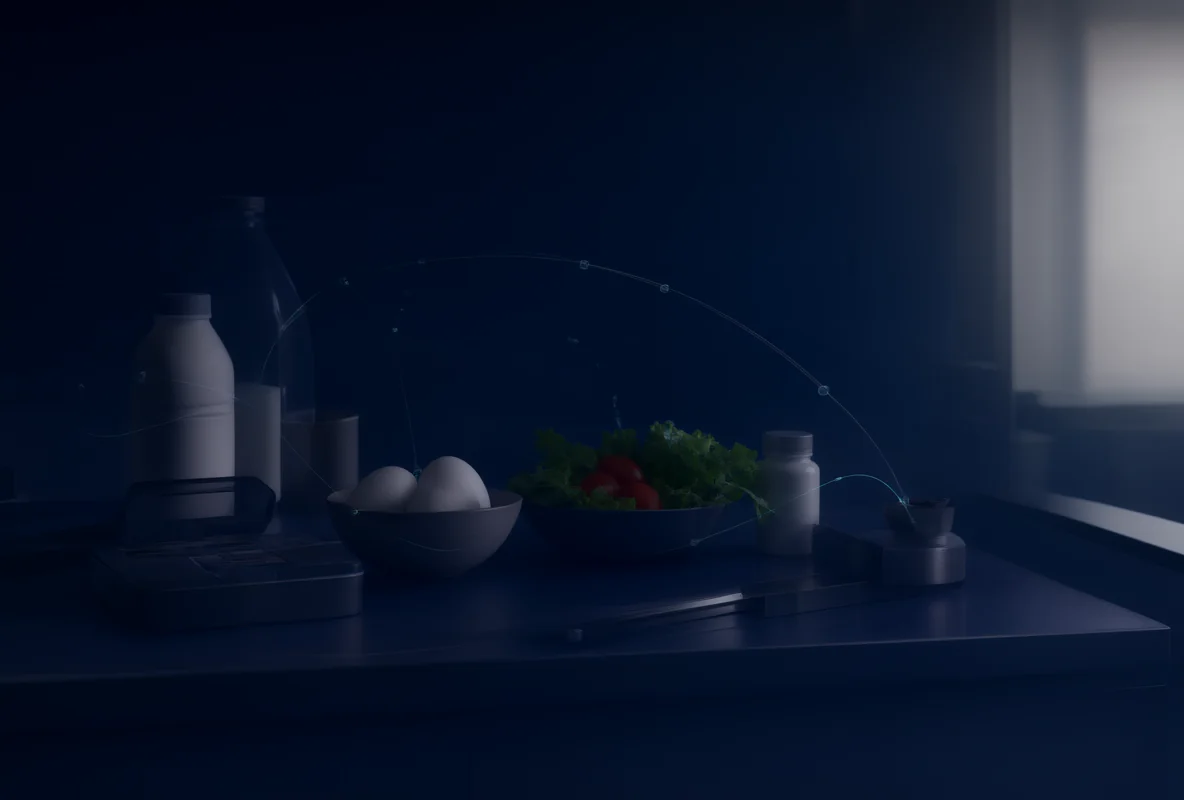
#> input picture website/assets/resources.webp, 1184 x 800 px
$ python -i compose_web_cover.py   (imports and definitions only)
#> lines starting #> are read from the running program, lines starting #| are printed output that depends on the picture
# -*- coding: utf-8 -*-
"""Compose a broadcast-ready 1920x1080 cover from Qwen art and a real Web screenshot."""
from __future__ import annotations

import argparse
from pathlib import Path

from PIL import Image, ImageDraw, ImageFilter, ImageFont


ROOT = Path(r"D:\ProjectFiles\GithubPackage\NexcoreGraph")
PKG = ROOT / "deliverables" / "传智杯_启核图策_Web端"
SHOTS = PKG / "04_界面截图"
VIDEO = PKG / "03_演示视频"
LOGO = ROOT / "web" / "NexcoreGraph_web" / "assets" / "img" / "logo.png"

FONT_REGULAR = r"C:\Windows\Fonts\msyh.ttc"
FONT_BOLD = r"C:\Windows\Fonts\msyhbd.ttc"

INK = "#F8FCF9"
MUTED = "#C9DDD3"
GREEN = "#58F09A"
MINT = "#C9F8DE"
WHITE = "#FFFFFF"


def font(size: int, bold: bool = False) -> ImageFont.FreeTypeFont:
    return ImageFont.truetype(FONT_BOLD if bold else FONT_REGULAR, size=size)


def cover_crop(image: Image.Image, size: tuple[int, int]) -> Image.Image:
#> called with size = (1920, 1080)
    target_w, target_h = size
#> target_w = 1920; target_h = 1080
    scale = max(target_w / image.width, target_h / image.height)
#> scale = 1.62
    resized = image.resize(
        (round(image.width * scale), round(image.height * scale)),
        Image.Resampling.LANCZOS,
    )
    left = (resized.width - target_w) // 2
#> left = 0
    top = (resized.height - target_h) // 2
#> top = 108
    return resized.crop((left, top, left + target_w, top + target_h))
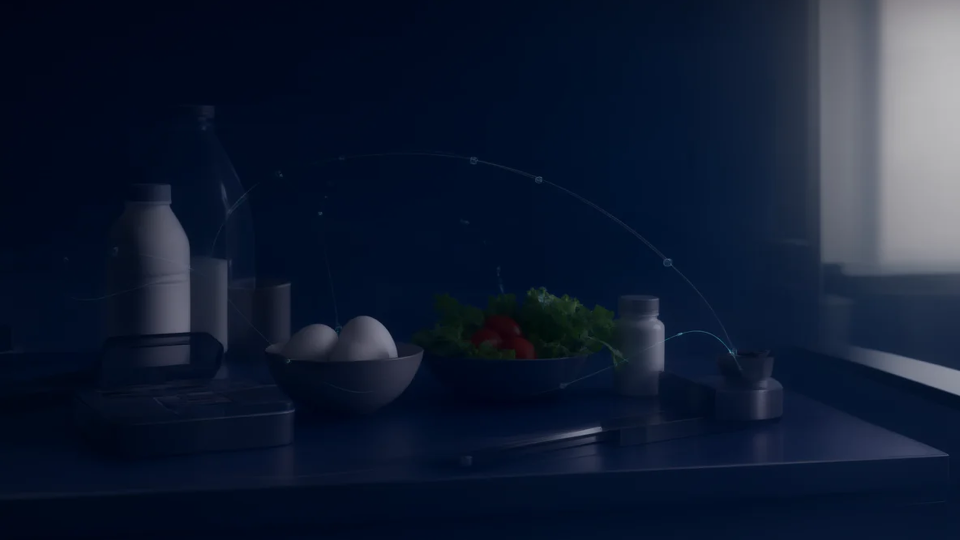
#> returned value: PIL image 1920x1080 RGB (shown at 1/2 size); mean R, G, B 17.4, 28.3, 49.3


# [49 lines left out: functions contain, rounded_mask, add_shadow, browser_card, not called in this run]


def render(background_path: Path, output_png: Path, output_jpg: Path) -> None:
    canvas = cover_crop(Image.open(background_path).convert("RGB"), (1920, 1080)).convert("RGBA")

    # Left editorial reading field: deep translucent green with a soft teal edge.
    veil = Image.new("RGBA", canvas.size, (0, 0, 0, 0))
#> veil: PIL image 1920x1080 RGBA; every value is 0
    vd = ImageDraw.Draw(veil)
    vd.rectangle((0, 0, 930, 1080), fill=(10, 50, 35, 218))
    vd.rectangle((930, 0, 1040, 1080), fill=(10, 50, 35, 72))
    canvas.alpha_composite(veil)
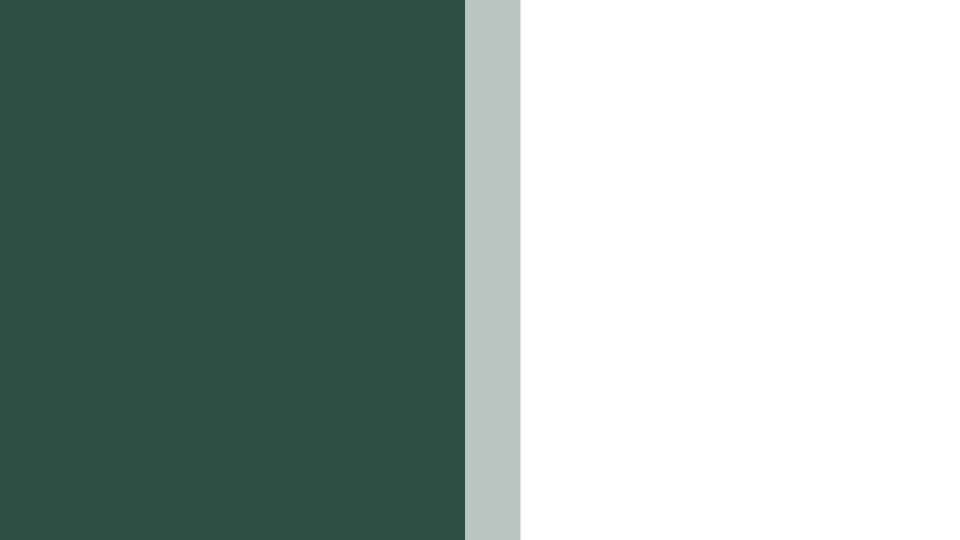
#> veil: PIL image 1920x1080 RGBA (shown at 1/2 size); mean R, G, B, A 5.4, 27.1, 19, 109.8; transparent parts drawn white
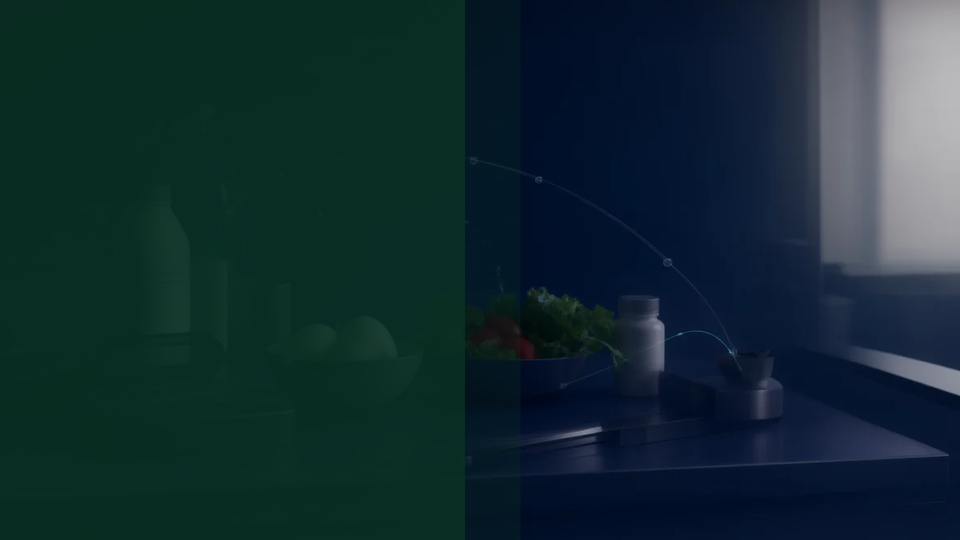
#> canvas: PIL image 1920x1080 RGBA (shown at 1/2 size); mean R, G, B, A 19.5, 43.3, 49.1, 255

    draw = ImageDraw.Draw(canvas)
    draw.rectangle((0, 0, 1920, 7), fill=GREEN)
    draw.rectangle((0, 1042, 1920, 1044), fill=(88, 240, 154, 110))

#> (the run stopped early here; a loop or call above may not have finished)
